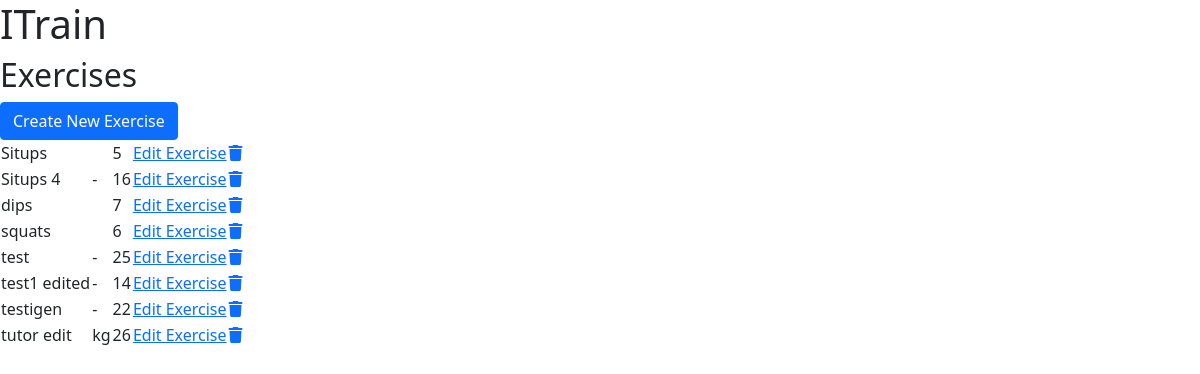
The page /exercises/ on the database its author committed.
### setup/models.py (models this page shows, shortened)
class Exercise(models.Model):
    name = models.CharField(max_length=30, unique=True, null=False,
                            blank=False)
    unit = models.ForeignKey(ExerciseUnit, null=False, blank=False,
                             on_delete=models.SET_DEFAULT, default=get_default_exercise_unit)
    description = models.TextField(max_length=200, blank=True)
    class Meta:
        ordering = ['name']

class ExerciseUnit(models.Model):
    name = models.CharField(max_length=5, unique=True, null=False, blank=False)
    class Meta:
        ordering = ['name']
    def __str__(self):
        return self.name

### setup/views.py (the view)
# urls.py: path('exercises/', ExerciseList.as_view(), name='exercises'),
class ExerciseList(generic.ListView):
    model = Exercise
    template_name = 'setup/exercises.html'
    paginate_by = 50

### setup/templates/setup/exercises.html (shortened to what this page needs)
{% extends 'base.html' %}
{% load static %}
{% block content %}
<h2>Exercises</h2>
<a href="{% url 'create_exercise'%}">
  <button type="button" class="btn btn-primary">Create New Exercise</button>
</a>
<table>
  {% for exercise in exercise_list %}
  <tr>
    <td>{{ exercise.name }}</td>
    <td>{{ exercise.unit }}</td>
    <td>{{ exercise.id }}</td>
    <td><a href="{% url 'edit_exercise' exercise.id %}">Edit Exercise</a></td>
    <td><a href="#delete-exercise-{{ exercise.id }}" data-bs-toggle="modal">
        <i class="fa-solid fa-trash"></i></a></td>
  </tr>
  {% empty %}
  <tr>You have no Exercises to show</tr>
  {% endfor %}
</table>
{% endblock %}

### rows shown on the page
Exercise: name "Situps", id "5"
Exercise: name "Situps 4", unit "-", id "16"
Exercise: name "dips", id "7"
Exercise: name "squats", id "6"
Exercise: name "test", unit "-", id "25"
Exercise: name "test1 edited", unit "-", id "14"
Exercise: name "testigen", unit "-", id "22"
Exercise: name "tutor edit", unit "kg", id "26"
